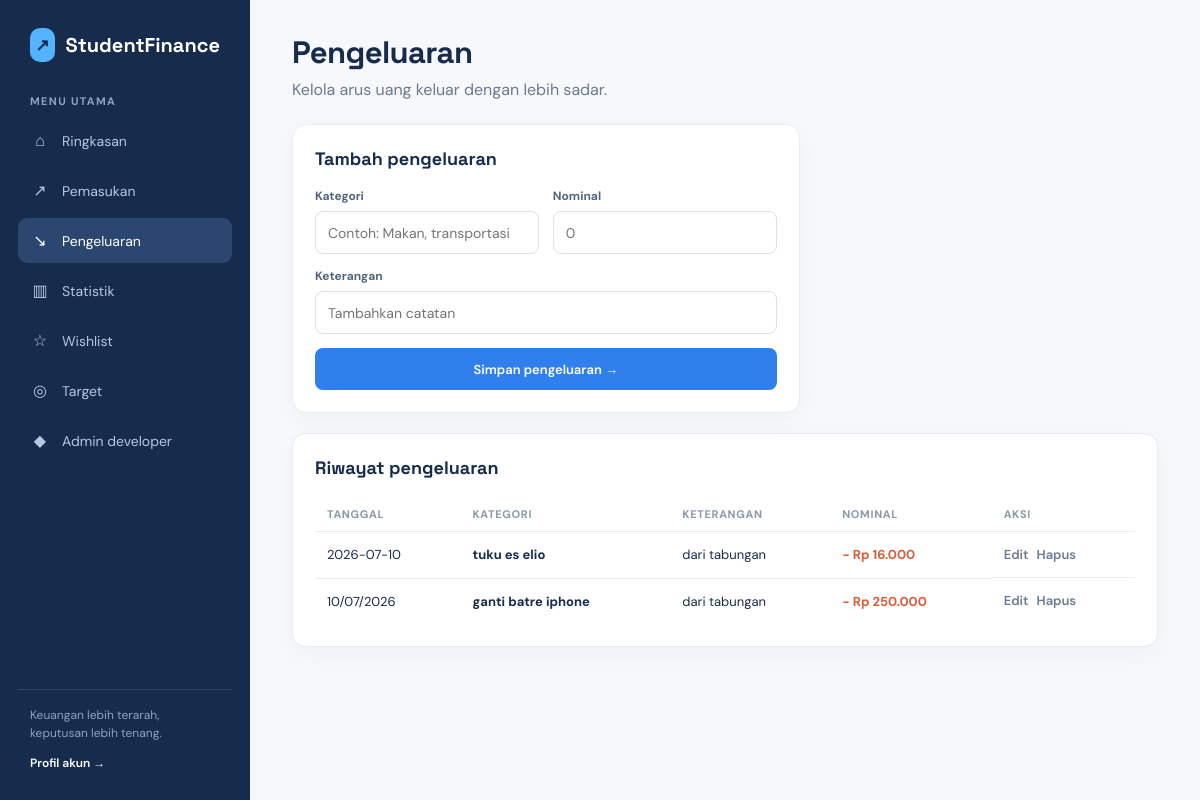
Page /pengeluaran (signed in) on the committed database.
### tables this page shows
CREATE TABLE transaksi(

        id INTEGER PRIMARY KEY AUTOINCREMENT,

        jenis TEXT NOT NULL,

        kategori TEXT NOT NULL,

        nominal INTEGER NOT NULL,

        keterangan TEXT,

        tanggal TEXT

    , user_id INTEGER NOT NULL DEFAULT 1);

### app.py (the view)
@app.route("/pengeluaran")
@login_required
def pengeluaran():
    return render_template("pengeluaran.html", data=database.semua_transaksi(current_user_id()))

### app.py (called while the page is built)
@app.context_processor
def inject_auth_config():
    return {"google_enabled": google_enabled}

def login_required(view):
    @wraps(view)
    def wrapped_view(*args, **kwargs):
        if not session.get("user_id"):
            return redirect(url_for("login"))
        return view(*args, **kwargs)
    return wrapped_view

def current_user_id():
    return int(session["user_id"])

### database.py (called while the page is built)
def connect():
    connection = sqlite3.connect(DATABASE)
    connection.row_factory = sqlite3.Row
    return connection

def semua_transaksi(user_id):
    connection = connect()
    data = connection.execute(
        "SELECT user_id, id, jenis, kategori, nominal, keterangan, tanggal FROM transaksi WHERE user_id = ? ORDER BY id DESC", (user_id,)
    ).fetchall()
    connection.close()
    return data

### templates/pengeluaran.html (shortened to what this page needs)
{% extends "base.html" %}
{% block content %}<header class="page-heading"><h1>Pengeluaran</h1><p>Kelola arus uang keluar dengan lebih sadar.</p></header><section class="content-grid"><article class="panel"><div class="panel-heading"><h2>Tambah pengeluaran</h2></div><form method="POST" action="{{ url_for('tambah_pengeluaran') }}" class="form-grid"><div class="form-field"><label for="kategori">Kategori</label><input id="kategori" name="kategori" placeholder="Contoh: Makan, transportasi" required></div><div class="form-field"><label for="nominal">Nominal</label><input id="nominal" type="number" name="nominal" min="1" placeholder="0" required></div><div class="form-field full"><label for="keterangan">Keterangan</label><input id="keterangan" name="keterangan" placeholder="Tambahkan catatan"></div><div class="form-field full"><button type="submit">Simpan pengeluaran →</button></div></form></article></section><section class="panel table-panel"><div class="panel-heading"><h2>Riwayat pengeluaran</h2></div><div class="table-wrap"><table><thead><tr><th>Tanggal</th><th>Kategori</th><th>Keterangan</th><th>Nominal</th><th>Aksi</th></tr></thead><tbody>{% for item in data if item[2] == 'Pengeluaran' %}<tr><td>{{ item[6] }}</td><td><strong>{{ item[3] }}</strong></td><td>{{ item[5] or '-' }}</td><td class="amount minus">- Rp {{ "{:,.0f}".format(item[4]).replace(',', '.') }}</td><td class="actions"><a class="icon-link" href="{{ url_for('edit', id=item[1]) }}">Edit</a><a class="icon-link" href="{{ url_for('hapus', id=item[1]) }}" onclick="return confirm('Hapus transaksi ini?')">Hapus</a></td></tr>{% else %}<tr><td colspan="5" class="empty">Belum ada pengeluaran.</td></tr>{% endfor %}</tbody></table></div></section>{% endblock %}

### static/style.css (style rules this page uses)
:root { --ink: #172b4d; --muted: #6b7a90; --line: #e7edf5; --paper: #f6f8fb; --blue: #2f80ed; --green: #188b5a; --red: #d95d39; }
* { box-sizing: border-box; }
body { margin: 0; background: var(--paper); color: var(--ink); font-family: 'DM Sans', sans-serif; }
a { color: inherit; text-decoration: none; }
.topbar h1, .page-heading h1 { margin: 0; font: 700 31px 'Space Grotesk', sans-serif; letter-spacing: -.02em; }
.topbar p, .page-heading p { margin: 7px 0 0; color: var(--muted); }
.page-heading { margin-bottom: 24px; }
.content-grid { display: grid; grid-template-columns: minmax(0, 1.5fr) minmax(280px, 1fr); gap: 20px; }
.panel { padding: 22px; border: 1px solid var(--line); border-radius: 14px; background: #fff; box-shadow: 0 8px 24px rgba(23, 43, 77, .035); }
.panel-heading { display: flex; align-items: center; justify-content: space-between; gap: 15px; margin-bottom: 18px; }
.panel-heading h2 { margin: 0; font: 700 18px 'Space Grotesk', sans-serif; }
.table-wrap { overflow-x: auto; }
table { width: 100%; border-collapse: collapse; font-size: 13px; }
th { padding: 10px 12px; border-bottom: 1px solid var(--line); color: #8a98aa; font-size: 11px; font-weight: 700; letter-spacing: .06em; text-align: left; text-transform: uppercase; }
td { padding: 14px 12px; border-bottom: 1px solid var(--line); white-space: nowrap; }
tbody tr:last-child td { border-bottom: 0; }
.amount { font-weight: 700; }
.minus { color: var(--red); }
.actions { display: flex; align-items: center; gap: 8px; }
.icon-link { color: var(--muted); font-size: 13px; font-weight: 600; }
.table-panel { margin-top: 20px; }
.btn, button { display: inline-flex; align-items: center; justify-content: center; gap: 8px; min-height: 42px; padding: 0 16px; border: 0; border-radius: 8px; background: var(--blue); color: #fff; cursor: pointer; font: 600 13px 'DM Sans', sans-serif; }
.form-grid { display: grid; grid-template-columns: 1fr 1fr; gap: 14px; }
.form-field { display: grid; gap: 7px; }
.form-field.full { grid-column: 1 / -1; }
label { color: #53657d; font-size: 12px; font-weight: 700; }
input, select { width: 100%; min-height: 43px; padding: 0 12px; border: 1px solid #d9e2ee; border-radius: 8px; outline: none; background: #fff; color: var(--ink); font: 14px 'DM Sans', sans-serif; }

### rows in the picture
transaksi: tanggal "2026-07-10", kategori "tuku es elio", keterangan "dari tabungan", nominal "16.000"
transaksi: tanggal "10/07/2026", kategori "ganti batre iphone", keterangan "dari tabungan", nominal "250.000"
